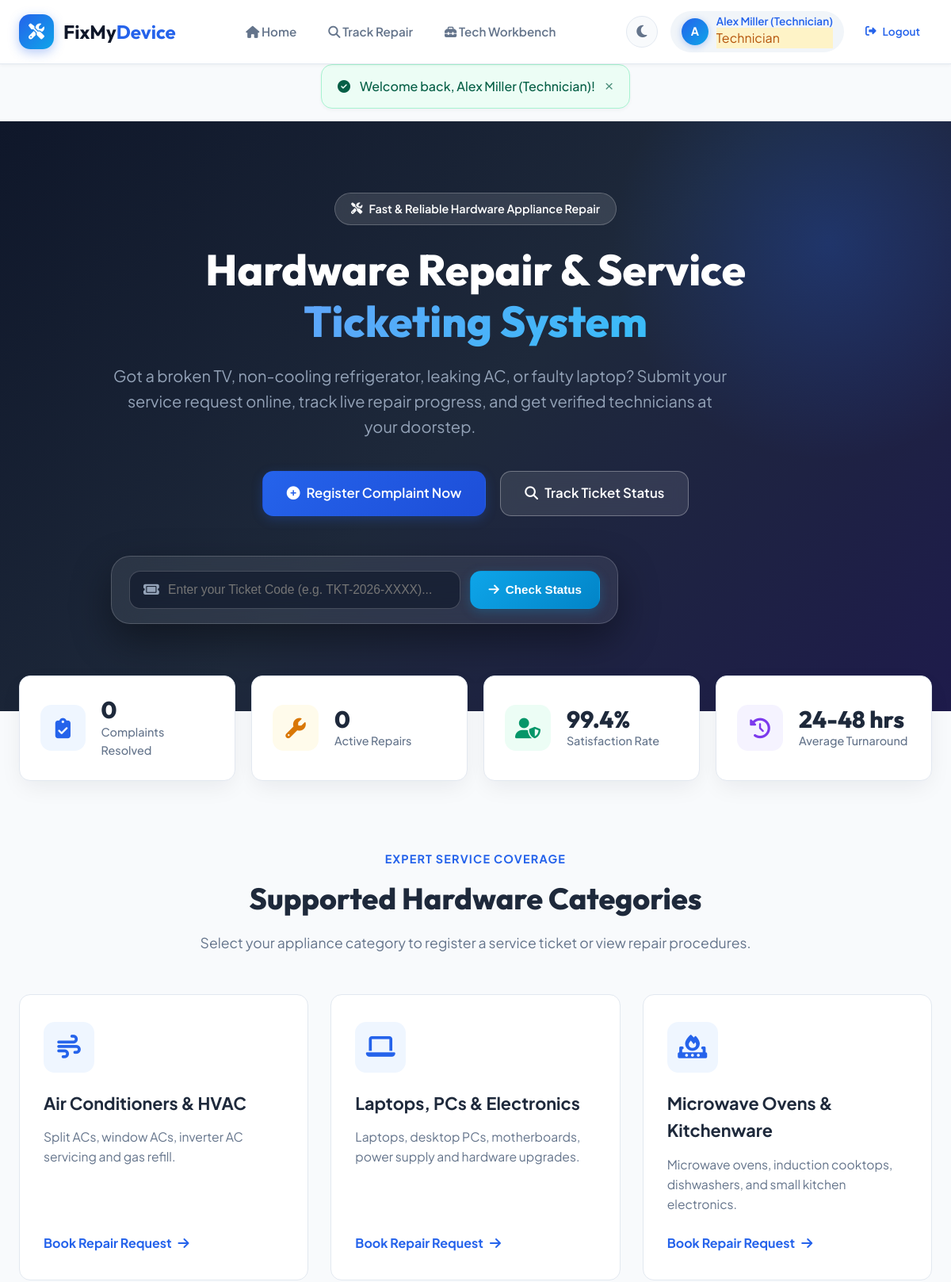
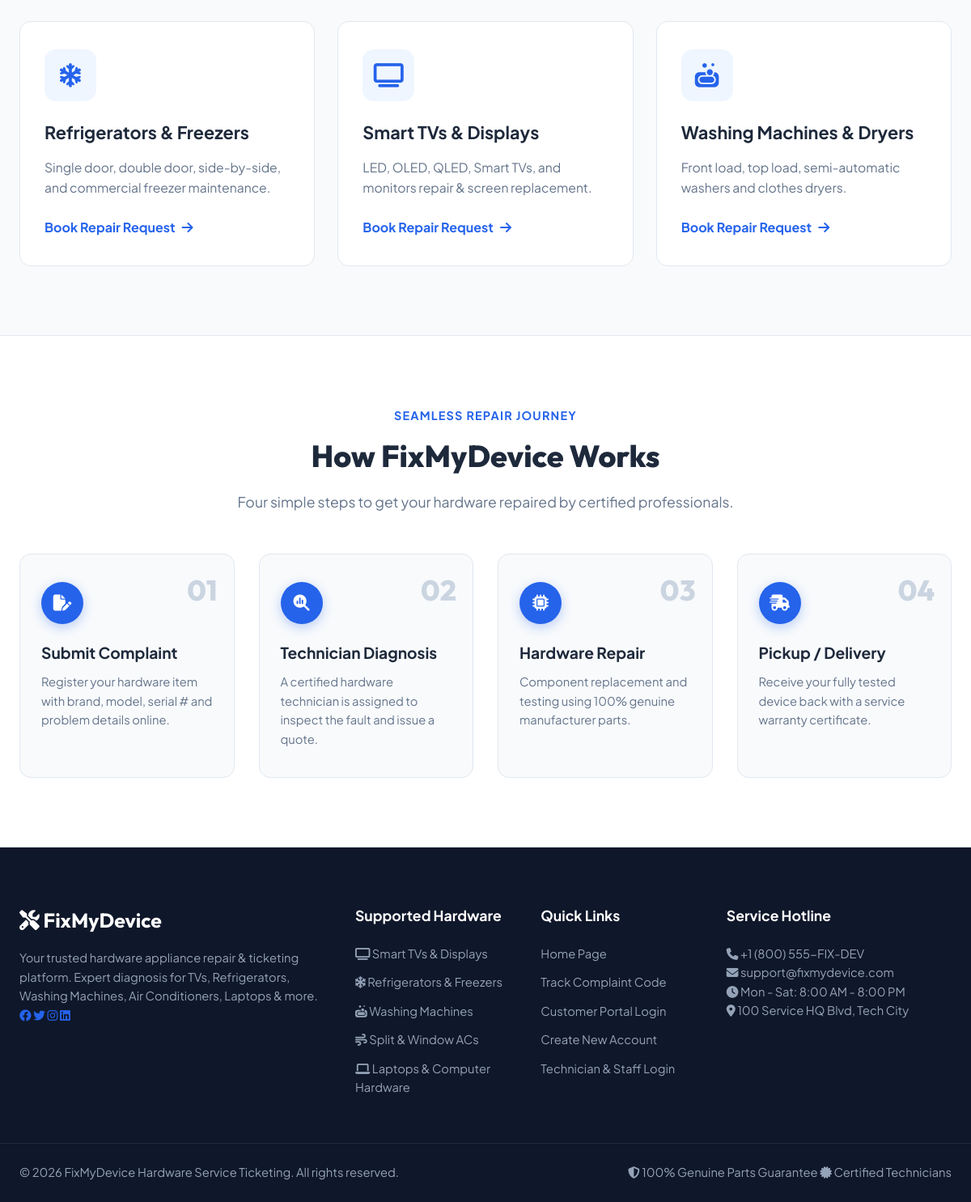
/ (signed in), run on the app's committed database (2 pictures, top to bottom).
### tables this page shows
CREATE TABLE IF NOT EXISTS categories (
    id INT AUTO_INCREMENT PRIMARY KEY,
    name VARCHAR(100) NOT NULL,
    slug VARCHAR(100) NOT NULL UNIQUE,
    icon VARCHAR(50) DEFAULT 'tv',
    description TEXT,
    created_at TIMESTAMP DEFAULT CURRENT_TIMESTAMP
);

### app/controllers/HomeController.php (called while the page is built, shortened)
<?php
require_once __DIR__ . '/../models/Category.php';
require_once __DIR__ . '/../models/Ticket.php';
class HomeController extends Controller
{
    public function index()
    {
        $categoryModel = new Category();
        $ticketModel = new Ticket();
        $reviewModel = new Review();
        $categories = $categoryModel->getAll();
        $stats = $ticketModel->getStats();
        $recentReviews = $reviewModel->getRecentReviews(4);
        $this->render('home/index', [
            'pageTitle' => 'FixMyDevice - Hardware Repair & Service Ticket System',
            'categories' => $categories,
            'stats' => $stats,
            'reviews' => $recentReviews
        ]);
    }
}

### app/core/Router.php (called while the page is built, shortened)
<?php
class Router
{
    protected $method = 'index';
    public function dispatch()
    {
        $url = $this->parseUrl();
        $controllerInstance = new $this->controller;
        $this->params = $url ? array_values($url) : [];
        call_user_func_array([$controllerInstance, $this->method], $this->params);
    }
    private function parseUrl()
    {
        return [];
    }
}

### public/index.php (called while the page is built, shortened)
<?php
require_once __DIR__ . '/../config/database.php';
require_once __DIR__ . '/../app/core/Router.php';
$router = new Router();
$router->dispatch();

### index.php (called while the page is built)
<?php
require_once __DIR__ . '/public/index.php';

### config/database.php (called while the page is built, shortened)
<?php
class Database
{
    private static $instance = null;
    private $pdo = null;
    private static function loadEnv()
    {
        $envFile = __DIR__ . '/../.env';
    }
    private static function getEnvVar($key, $default = '')
    {
        $val = getenv($key);
        if ($val !== false && $val !== '') {
            return $val;
        }
        return $default;
    }
    public function __construct()
    {
        $this->host = self::getEnvVar('DB_HOST', self::getEnvVar('TIDB_HOST', self::getEnvVar('MYSQLHOST', 'localhost')));
        $this->port = self::getEnvVar('DB_PORT', self::getEnvVar('TIDB_PORT', self::getEnvVar('MYSQLPORT', '3306')));
        $this->dbname = self::getEnvVar('DB_NAME', self::getEnvVar('TIDB_DATABASE', self::getEnvVar('MYSQLDATABASE', 'fixmydevice')));
        $this->username = self::getEnvVar('DB_USER', self::getEnvVar('TIDB_USER', self::getEnvVar('MYSQLUSER', 'root')));
        $this->password = self::getEnvVar('DB_PASSWORD', self::getEnvVar('TIDB_PASSWORD', self::getEnvVar('MYSQLPASSWORD', '')));
        try {
            $dsn = "mysql:host={$this->host};port={$this->port};dbname={$this->dbname};charset=utf8mb4";
            $options = [
                PDO::ATTR_ERRMODE => PDO::ERRMODE_EXCEPTION,
                PDO::ATTR_DEFAULT_FETCH_MODE => PDO::FETCH_ASSOC,
                PDO::ATTR_EMULATE_PREPARES => false,
            ];
            $isTiDB = (strpos($this->host, 'tidbcloud.com') !== false) || ($this->port == '4000') || (self::getEnvVar('DB_SSL') === 'true');
            $this->pdo = new PDO($dsn, $this->username, $this->password, $options);
        } catch (PDOException $e) {
            error_log("FixMyDevice Database Connection Error: " . $e->getMessage());
            if (!headers_sent()) {
                http_response_code(500);
            }
            die("<div style='font-family:sans-serif;max-width:520px;margin:60px auto;padding:28px;border:1px solid #e2e8f0;border-radius:12px;text-align:center;box-shadow:0 4px 6px -1px rgba(0,0,0,0.1);'>
                <h3 style='color:#e11d48;margin-bottom:12px;'>Database Connection Error</h3>
                <p style='color:#64748b;line-height:1.6;'>Could not connect to the database service. Please verify your database server is running and configuration environment variables are set.</p>
            </div>");
        }
    }
    public static function getInstance()
    {
        if (self::$instance === null) {
            self::$instance = new Database();
        }
        return self::$instance;
    }
    public function connect()
    {
        return $this->pdo;
    }
}

### app/core/Model.php (called while the page is built, shortened)
<?php
require_once __DIR__ . '/../../config/database.php';
abstract class Model
{
    protected $db;
    public function __construct()
    {
        $this->db = Database::getInstance()->connect();
    }
    protected function query($sql, $params = [])
    {
        $stmt = $this->db->prepare($sql);
        $stmt->execute($params);
        return $stmt;
    }
    protected function fetchAll($sql, $params = [])
    {
        return $this->query($sql, $params)->fetchAll(PDO::FETCH_ASSOC);
    }
    protected function fetch($sql, $params = [])
    {
        return $this->query($sql, $params)->fetch(PDO::FETCH_ASSOC);
    }
}

### app/models/Ticket.php (called while the page is built, shortened)
<?php
require_once __DIR__ . '/../core/Model.php';
class Ticket extends Model
{
    public function getStats()
    {
        $total = $this->fetch("SELECT COUNT(*) as cnt FROM tickets")['cnt'];
        $pending = $this->fetch("SELECT COUNT(*) as cnt FROM tickets WHERE status = 'pending'")['cnt'];
        $inProgress = $this->fetch("SELECT COUNT(*) as cnt FROM tickets WHERE status IN ('assigned', 'in_diagnosis', 'awaiting_parts', 'repair_in_progress')")['cnt'];
        $ready = $this->fetch("SELECT COUNT(*) as cnt FROM tickets WHERE status = 'ready'")['cnt'];
        $resolved = $this->fetch("SELECT COUNT(*) as cnt FROM tickets WHERE status = 'resolved'")['cnt'];
        return [
            'total' => $total,
            'pending' => $pending,
            'in_progress' => $inProgress,
            'ready' => $ready,
            'resolved' => $resolved
        ];
    }
}

### app/models/Category.php (called while the page is built, shortened)
<?php
require_once __DIR__ . '/../core/Model.php';
class Category extends Model
{
    public function getAll()
    {
        return $this->fetchAll("SELECT * FROM categories ORDER BY name ASC");
    }
}

### app/views/home/index.php (the view, shortened to what this page needs)
<section class="hero-section">
    <div class="hero-container">
        <div class="hero-content">
            <div class="hero-badge">
                <i class="fa-solid fa-screwdriver-wrench"></i> Fast & Reliable Hardware Appliance Repair
            </div>
            <h1 class="hero-title">
                Hardware Repair & Service <span>Ticketing System</span>
            </h1>
            <p class="hero-subtitle">
                Got a broken TV, non-cooling refrigerator, leaking AC, or faulty laptop? Submit your service request online, track live repair progress, and get verified technicians at your doorstep.
            </p>
            <div class="hero-cta-buttons">
                <a href="index.php?url=ticket/create" class="btn btn-primary btn-lg">
                    <i class="fa-solid fa-plus-circle"></i> Register Complaint Now
                </a>
                <a href="index.php?url=track" class="btn btn-outline-light btn-lg">
                    <i class="fa-solid fa-magnifying-glass"></i> Track Ticket Status
                </a>
            </div>
            <div class="quick-track-box">
                <form action="index.php" method="GET" class="quick-track-form">
                    <div class="input-with-icon">
                        <i class="fa-solid fa-ticket"></i>
                        <input type="text" name="code" placeholder="Enter your Ticket Code (e.g. TKT-2026-XXXX)..." required>
                    </div>
                    <button type="submit" class="btn btn-accent">
                        <i class="fa-solid fa-arrow-right"></i> Check Status
                    </button>
                </form>
            </div>
        </div>
    </div>
</section>
<section class="stats-section">
    <div class="stats-container">
        <div class="stat-card">
            <div class="stat-icon icon-blue"><i class="fa-solid fa-clipboard-check"></i></div>
            <div class="stat-info">
                <h3><?= number_format($stats['resolved'] ?? ($stats['total'] ?? 0)) ?></h3>
                <p>Complaints Resolved</p>
            </div>
        </div>
        <div class="stat-card">
            <div class="stat-icon icon-amber"><i class="fa-solid fa-wrench"></i></div>
            <div class="stat-info">
                <h3><?= number_format($stats['in_progress'] ?? 0) ?></h3>
                <p>Active Repairs</p>
            </div>
        </div>
        <div class="stat-card">
            <div class="stat-icon icon-green"><i class="fa-solid fa-user-shield"></i></div>
            <div class="stat-info">
                <h3>99.4%</h3>
                <p>Satisfaction Rate</p>
            </div>
        </div>
        <div class="stat-card">
            <div class="stat-icon icon-purple"><i class="fa-solid fa-clock-rotate-left"></i></div>
            <div class="stat-info">
                <h3>24-48 hrs</h3>
                <p>Average Turnaround</p>
            </div>
        </div>
    </div>
</section>
<section class="categories-section" id="categories">
    <div class="section-container">
        <div class="section-header">
            <span class="sub-title">Expert Service Coverage</span>
            <h2>Supported Hardware Categories</h2>
            <p>Select your appliance category to register a service ticket or view repair procedures.</p>
        </div>
        <div class="categories-grid">
            <?php
            $iconMap = [
                'smart-tvs' => 'fa-tv',
                'refrigerators' => 'fa-snowflake',
                'washing-machines' => 'fa-soap',
                'air-conditioners' => 'fa-wind',
                'laptops-pcs' => 'fa-laptop',
                'microwaves' => 'fa-fire-burner'
            ];
            foreach ($categories as $cat):
                $iconClass = $iconMap[$cat['slug']] ?? 'fa-screwdriver-wrench';
            ?>
                <div class="category-card">
                    <div class="category-icon">
                        <i class="fa-solid <?= $iconClass ?>"></i>
                    </div>
                    <h3><?= htmlspecialchars($cat['name']) ?></h3>
                    <p><?= htmlspecialchars($cat['description']) ?></p>
                    <a href="index.php?url=ticket/create&category=<?= $cat['id'] ?>" class="category-link">
                        Book Repair Request <i class="fa-solid fa-arrow-right"></i>
                    </a>
                </div>
            <?php endforeach; ?>
        </div>
    </div>
</section>
<section class="workflow-section">
    <div class="section-container">
        <div class="section-header">
            <span class="sub-title">Seamless Repair Journey</span>
            <h2>How FixMyDevice Works</h2>
            <p>Four simple steps to get your hardware repaired by certified professionals.</p>
        </div>
        <div class="steps-grid">
            <div class="step-card">
                <div class="step-number">01</div>
                <div class="step-icon"><i class="fa-solid fa-file-pen"></i></div>
                <h3>Submit Complaint</h3>
                <p>Register your hardware item with brand, model, serial # and problem details online.</p>
            </div>
            <div class="step-card">
                <div class="step-number">02</div>
                <div class="step-icon"><i class="fa-solid fa-magnifying-glass-chart"></i></div>
                <h3>Technician Diagnosis</h3>
                <p>A certified hardware technician is assigned to inspect the fault and issue a quote.</p>
            </div>
            <div class="step-card">
                <div class="step-number">03</div>
                <div class="step-icon"><i class="fa-solid fa-microchip"></i></div>
                <h3>Hardware Repair</h3>
                <p>Component replacement and testing using 100% genuine manufacturer parts.</p>
            </div>
            <div class="step-card">
                <div class="step-number">04</div>
                <div class="step-icon"><i class="fa-solid fa-truck-fast"></i></div>
                <h3>Pickup / Delivery</h3>
                <p>Receive your fully tested device back with a service warranty certificate.</p>
            </div>
        </div>
    </div>
</section>

### data on the page
categories: name "Air Conditioners & HVAC", description "Split ACs, window ACs, inverter AC servicing and gas refill."
categories: name "Laptops, PCs & Electronics", description "Laptops, desktop PCs, motherboards, power supply and hardware upgrades."
categories: name "Microwave Ovens & Kitchenware", description "Microwave ovens, induction cooktops, dishwashers, and small kitchen electronics."
categories: name "Refrigerators & Freezers", description "Single door, double door, side-by-side, and commercial freezer maintenance."
categories: name "Smart TVs & Displays", description "LED, OLED, QLED, Smart TVs, and monitors repair & screen replacement."
categories: name "Washing Machines & Dryers", description "Front load, top load, semi-automatic washers and clothes dryers."

### other printed values
substr($user['name'], 0, 1) "A"
$user['name'] "Alex Miller (Technician)"
$role "Technician"
$flashSuccess "Welcome back, Alex Miller (Technician)!"
$stats['resolved'] "0"
$stats['in_progress'] "0"
